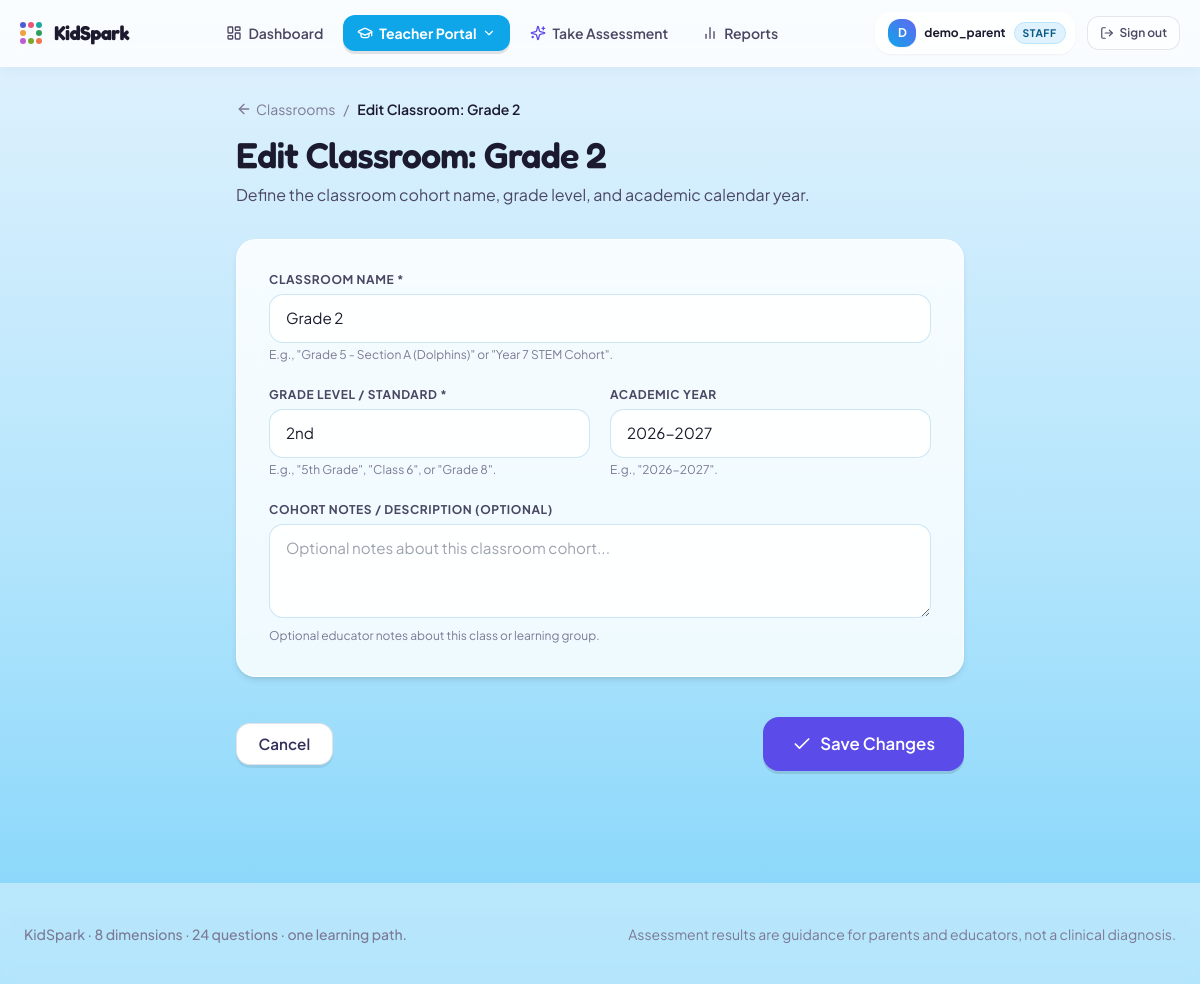
The page /assessments/teacher/classrooms/2/edit/ (signed in) on the database its author committed.
### accounts/models.py (models this page shows, shortened)
class Classroom(models.Model):
    teacher = models.ForeignKey(
        User, on_delete=models.CASCADE, related_name='classrooms'
    )
    name = models.CharField(max_length=100, help_text="e.g. Grade 5 - Section A")
    grade = models.CharField(max_length=50, help_text="e.g. 5th Grade")
    academic_year = models.CharField(max_length=20, default='2026-2027')
    code = models.CharField(max_length=12, unique=True, blank=True)
    description = models.TextField(blank=True)
    created_at = models.DateTimeField(auto_now_add=True)
    class Meta:
        ordering = ['grade', 'name', 'id']

### assessments/teacher_views.py (the view)
# urls.py: path('teacher/classrooms/<int:classroom_id>/edit/', teacher_views.classroom_edit, name='classroom_edit'),
@staff_member_required(login_url='accounts:login')
def classroom_edit(request, classroom_id):
    from assessments.forms import ClassroomForm
    classroom = get_object_or_404(Classroom, id=classroom_id)
    if request.method == 'POST':
        form = ClassroomForm(request.POST, instance=classroom)
        if form.is_valid():
            classroom = form.save()
            messages.success(request, f'Classroom "{classroom.name}" updated successfully!')
            return redirect('assessments:classroom_detail', classroom_id=classroom.id)
    else:
        form = ClassroomForm(instance=classroom)
    return render(request, 'teacher/classroom_form.html', {
        'form': form,
        'classroom': classroom,
        'is_edit': True,
        'title': f'Edit Classroom: {classroom.name}',
    })

### assessments/forms.py
class ClassroomForm(forms.ModelForm):
    class Meta:
        model = Classroom
        fields = ('name', 'grade', 'academic_year', 'description')
        widgets = {
            'name': forms.TextInput(attrs={
                'class': 'form-input',
                'placeholder': 'e.g. Grade 5 - Section A / Eagles',
            }),
            'grade': forms.TextInput(attrs={
                'class': 'form-input',
                'placeholder': 'e.g. 5th Grade',
            }),
            'academic_year': forms.TextInput(attrs={
                'class': 'form-input',
                'placeholder': 'e.g. 2026-2027',
            }),
            'description': forms.Textarea(attrs={
                'class': 'form-textarea',
                'rows': 3,
                'placeholder': 'Optional notes about this classroom cohort...',
            }),
        }

### templates/teacher/classroom_form.html (shortened to what this page needs)
{% extends 'base.html' %}
{% load spark %}
{% block content %}
<div class="mx-auto max-w-3xl px-5 py-8">
  <nav class="flex items-center gap-2 text-sm text-ink-mute mb-4">
    <a href="{% url 'assessments:classroom_list' %}" class="hover:text-ink transition flex items-center gap-1">
      <i data-lucide="arrow-left" class="h-4 w-4"></i> Classrooms
    </a>
    <span>/</span>
    <span class="text-ink font-semibold">{{ title }}</span>
  </nav>
  <header class="mb-8">
    <h1 class="font-display text-3xl font-semibold tracking-tight text-ink sm:text-4xl">
      {{ title }}
    </h1>
    <p class="mt-2 text-ink-soft">
      Define the classroom cohort name, grade level, and academic calendar year.
    </p>
  </header>
  <form method="post" class="space-y-6" novalidate>
    <div class="card p-6 sm:p-8 border border-white/80 shadow-md space-y-6">
      <div>
        <label for="{{ form.name.id_for_label }}" class="mb-1.5 block text-xs font-bold uppercase tracking-wider text-ink-soft">
          Classroom Name *
        </label>
        {{ form.name }}
        <p class="mt-1 text-xs text-ink-mute">E.g., "Grade 5 - Section A (Dolphins)" or "Year 7 STEM Cohort".</p>
      </div>
      <div class="grid gap-5 sm:grid-cols-2">
        <div>
          <label for="{{ form.grade.id_for_label }}" class="mb-1.5 block text-xs font-bold uppercase tracking-wider text-ink-soft">
            Grade Level / Standard *
          </label>
          {{ form.grade }}
          <p class="mt-1 text-xs text-ink-mute">E.g., "5th Grade", "Class 6", or "Grade 8".</p>
        </div>
        <div>
          <label for="{{ form.academic_year.id_for_label }}" class="mb-1.5 block text-xs font-bold uppercase tracking-wider text-ink-soft">
            Academic Year
          </label>
          {{ form.academic_year }}
          <p class="mt-1 text-xs text-ink-mute">E.g., "2026-2027".</p>
        </div>
      </div>
      <div>
        <label for="{{ form.description.id_for_label }}" class="mb-1.5 block text-xs font-bold uppercase tracking-wider text-ink-soft">
          Cohort Notes / Description (Optional)
        </label>
        {{ form.description }}
        <p class="mt-1 text-xs text-ink-mute">Optional educator notes about this class or learning group.</p>
      </div>
    </div>
    <div class="flex items-center justify-between gap-4 pt-4">
      <a href="{% url 'assessments:classroom_list' %}" class="btn btn-ghost">
        Cancel
      </a>
      <button type="submit" class="btn btn-primary btn-lg shadow-lift">
        <i data-lucide="check" class="h-5 w-5"></i>
        {% if is_edit %}Save Changes{% else %}Create Classroom{% endif %}
      </button>
    </div>
  </form>
</div>
{% endblock %}

### templates/partials/navbar.html (shortened to what this page needs)
{% load static %}
<header x-data="{ mobileOpen: false, educatorOpen: false }"
        class="sticky top-0 z-30 border-b border-white/60 bg-white/80 backdrop-blur-md shadow-[0_2px_16px_rgba(13,71,161,0.06)] print:hidden">
  <div class="mx-auto flex max-w-7xl items-center justify-between gap-4 px-5 py-3">
    <a href="{% url 'home' %}" class="group flex items-center gap-3 transition">
      <span class="spark-mark transition group-hover:scale-105" aria-hidden="true">
        <span></span><span></span><span></span>
        <span></span><span></span><span></span>
        <span></span><span></span>
      </span>
      <div class="flex flex-col">
        <span class="font-display text-xl font-bold tracking-tight text-ink">KidSpark</span>
      </div>
    </a>
    <nav class="hidden md:flex items-center gap-1.5 text-sm font-semibold">
      {% if user.is_authenticated %}
        <a href="{% url 'accounts:dashboard' %}"
           class="flex items-center gap-1.5 rounded-xl px-3.5 py-2 transition
                  {% if request.path == '/accounts/dashboard/' %}bg-sky-100 text-sky-900 font-bold border border-sky-200/80 shadow-sm{% else %}text-ink-soft hover:bg-sky-100/60 hover:text-sky-800{% endif %}">
          <i data-lucide="layout-dashboard" class="h-4 w-4"></i>
          <span>Dashboard</span>
        </a>
        {% if user.is_staff %}
          <div class="relative" @click.away="educatorOpen = false">
            <button type="button"
                    @click="educatorOpen = !educatorOpen"
                    class="flex items-center gap-1.5 rounded-xl px-3.5 py-2 transition
                           {% if '/teacher/' in request.path %}bg-sky-500 text-white font-bold shadow-lift{% else %}bg-sky-100/90 text-sky-900 border border-sky-300/60 hover:bg-sky-200/90{% endif %}">
              <i data-lucide="graduation-cap" class="h-4 w-4"></i>
              <span>Teacher Portal</span>
              <i data-lucide="chevron-down" class="h-3.5 w-3.5 transition-transform duration-200" :class="{ 'rotate-180': educatorOpen }"></i>
            </button>
          </div>
        {% endif %}
        <a href="{% url 'assessments:select_test' %}"
           class="flex items-center gap-1.5 rounded-xl px-3.5 py-2 transition
                  {% if '/assessments/select/' in request.path or '/assessments/session/' in request.path %}bg-sky-100 text-sky-900 font-bold border border-sky-200/80 shadow-sm{% else %}text-ink-soft hover:bg-sky-100/60 hover:text-sky-800{% endif %}">
          <i data-lucide="sparkles" class="h-4 w-4 text-spark-500"></i>
          <span>Take Assessment</span>
        </a>
        <a href="{% url 'analytics:all_reports' %}"
           class="flex items-center gap-1.5 rounded-xl px-3.5 py-2 transition
                  {% if '/analytics/' in request.path %}bg-sky-100 text-sky-900 font-bold border border-sky-200/80 shadow-sm{% else %}text-ink-soft hover:bg-sky-100/60 hover:text-sky-800{% endif %}">
          <i data-lucide="bar-chart-2" class="h-4 w-4"></i>
          <span>Reports</span>
        </a>
      {% endif %}
    </nav>
    <div class="hidden md:flex items-center gap-3">
      {% if user.is_authenticated %}
        <div class="flex items-center gap-2 rounded-2xl bg-white/70 border border-white/80 py-1.5 pl-3 pr-2 shadow-sm">
          <span class="flex h-7 w-7 items-center justify-center rounded-xl bg-gradient-to-tr from-sky-500 to-indigo-500 text-xs font-bold text-white shadow-sm">
            {{ user.username|slice:":1"|upper }}
          </span>
          <span class="text-xs font-bold text-ink truncate max-w-[120px]">
            {{ user.username }}
          </span>
          {% if user.is_staff %}
            <span class="rounded-full bg-sky-100 px-2 py-0.5 text-[0.65rem] font-bold uppercase tracking-wider text-sky-800 border border-sky-200">
              Staff
            </span>
          {% endif %}
        </div>
        <form method="post" action="{% url 'accounts:logout' %}" class="inline">
          <button type="submit"
                  class="flex items-center gap-1.5 rounded-xl border border-ink/10 bg-white/50 px-3 py-2 text-xs font-semibold text-ink-soft transition hover:border-coral-300 hover:bg-coral-50 hover:text-coral-600"
                  title="Sign out">
            <i data-lucide="log-out" class="h-3.5 w-3.5"></i>
            <span>Sign out</span>
          </button>
        </form>
      {% endif %}
    </div>
  </div>
</header>

### static/css/custom.css (style rules this page uses)
.bg-ocean { background: linear-gradient(180deg, #E3F2FD 0%, #B3E5FC 55%, #81D4FA 100%) no-repeat fixed; background-size: cover; min-height: 100vh; }
.spark-mark { display: grid; grid-template-columns: repeat(3, 1fr); grid-template-rows: repeat(3, 1fr); gap: 2px; width: 22px; height: 22px; flex: none; }
.spark-mark > span { border-radius: 9999px; background: #C8C4FB; transform-origin: center; transition: transform .35s cubic-bezier(.34, 1.56, .64, 1), background-color .35s ease; }
.spark-mark > span:nth-child(1) { background: #4F5BD5; }
.spark-mark > span:nth-child(2) { background: #E8567C; }
.spark-mark > span:nth-child(3) { background: #1FA8A0; }
.spark-mark > span:nth-child(4) { background: #F0A03C; }
.spark-mark > span:nth-child(5) { background: #2E9E5B; }
.spark-mark > span:nth-child(6) { background: #C05BD8; }
.spark-mark > span:nth-child(7) { background: #7BA82A; }
.spark-mark > span:nth-child(8) { background: #F0764C; }
.spark-mark, .spark-dial > .ring { grid-template-areas: "a b c" "d x e" "f g h"; }
.spark-mark > span:nth-child(1), .spark-dial > .ring > span:nth-child(1) { grid-area: a; }
.spark-mark > span:nth-child(2), .spark-dial > .ring > span:nth-child(2) { grid-area: b; }
.spark-mark > span:nth-child(3), .spark-dial > .ring > span:nth-child(3) { grid-area: c; }
.spark-mark > span:nth-child(4), .spark-dial > .ring > span:nth-child(4) { grid-area: d; }
.spark-mark > span:nth-child(5), .spark-dial > .ring > span:nth-child(5) { grid-area: e; }
.spark-mark > span:nth-child(6), .spark-dial > .ring > span:nth-child(6) { grid-area: f; }
.spark-mark > span:nth-child(7), .spark-dial > .ring > span:nth-child(7) { grid-area: g; }
.spark-mark > span:nth-child(8), .spark-dial > .ring > span:nth-child(8) { grid-area: h; }
.btn { display: inline-flex; align-items: center; justify-content: center; gap: 0.5rem; border-radius: 0.875rem; padding: 0.75rem 1.35rem; font-weight: 600; font-size: 0.95rem; line-height: 1; border: 1px solid transparent; transition: transform .12s ease, box-shadow .12s ease, background-color .18s ease, color .18s ease, border-color .18s ease; cursor: pointer; }
.btn-lg { padding: 1rem 1.75rem; font-size: 1.05rem; border-radius: 1rem; }
.btn-primary { background: #5B4BE8; color: #fff; box-shadow: 0 3px 0 0 #3D2EA8; }
.btn-ghost { background: #fff; color: #32305a; border-color: rgba(27, 26, 46, 0.12); box-shadow: 0 3px 0 0 rgba(27, 26, 46, 0.08); }
.card { background: rgba(255, 255, 255, 0.82); backdrop-filter: blur(12px); -webkit-backdrop-filter: blur(12px); border: 1px solid rgba(255, 255, 255, 0.8); border-radius: 1.25rem; box-shadow: 0 4px 20px -2px rgba(13, 71, 161, 0.08), 0 2px 0 0 rgba(255, 255, 255, 0.6); }
.form-input, .form-select, .form-textarea { width: 100%; border-radius: 0.875rem; border: 1px solid rgba(2, 132, 199, 0.2); background: rgba(255, 255, 255, 0.9); padding: 0.75rem 1rem; color: #1B1A2E; font-size: 0.95rem; outline: none; transition: border-color .15s ease, box-shadow .15s ease, background-color .15s ease; }

### rows shown on the page
Classroom: name "Grade 2", grade "2nd", academic_year "2026-2027"

### other values the page prints
{{ user.username|slice:":1"|upper }} "D"
{{ user.username }} "demo_parent"
{{ title }} "Edit Classroom: Grade 2"
